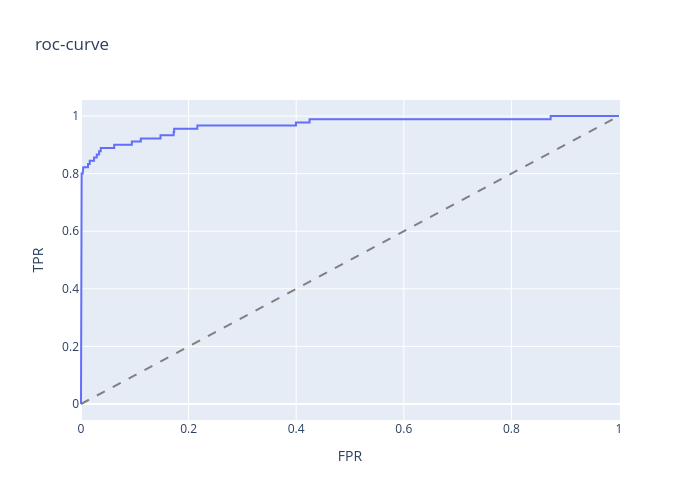

Write notebook code for a chart like this one.
### Code cell
# roc_curve
import plotly.express as px
fig = px.line(x= fpr, y= tpr, title= 'roc-curve', labels = {'x' : 'FPR', 'y' : 'TPR'}, width= 700, height= 500)
fig.add_shape(type= 'line', line = {'dash': 'dash', 'color': 'gray'}, x0= 0, y0= 0, x1= 1, y1= 1)
fig.show()

### Figure 1 — Plotly figure (JSON) as saved in the notebook; plotly's stock layout.template omitted (floating-point values rounded to 4 significant figures; data arrays with more than 128 entries replaced by an {"elided": "..."} marker saying what was removed)
{"data": [{"hovertemplate": "FPR=%{x}<br>TPR=%{y}<extra></extra>", "legendgroup": "", "line": {"color": "#636efa", "dash": "solid"}, "marker": {"symbol": "circle"}, "mode": "lines", "name": "", "orientation": "v", "showlegend": false, "type": "scatter", "x": {"elided": "855 float values"}, "xaxis": "x", "y": {"elided": "855 float values"}, "yaxis": "y"}], "layout": {"height": 500, "legend": {"tracegroupgap": 0}, "shapes": [{"line": {"color": "gray", "dash": "dash"}, "type": "line", "x0": 0, "x1": 1, "y0": 0, "y1": 1}], "title": {"text": "roc-curve"}, "width": 700, "xaxis": {"anchor": "y", "domain": [0, 1], "title": {"text": "FPR"}}, "yaxis": {"anchor": "x", "domain": [0, 1], "title": {"text": "TPR"}}}}
